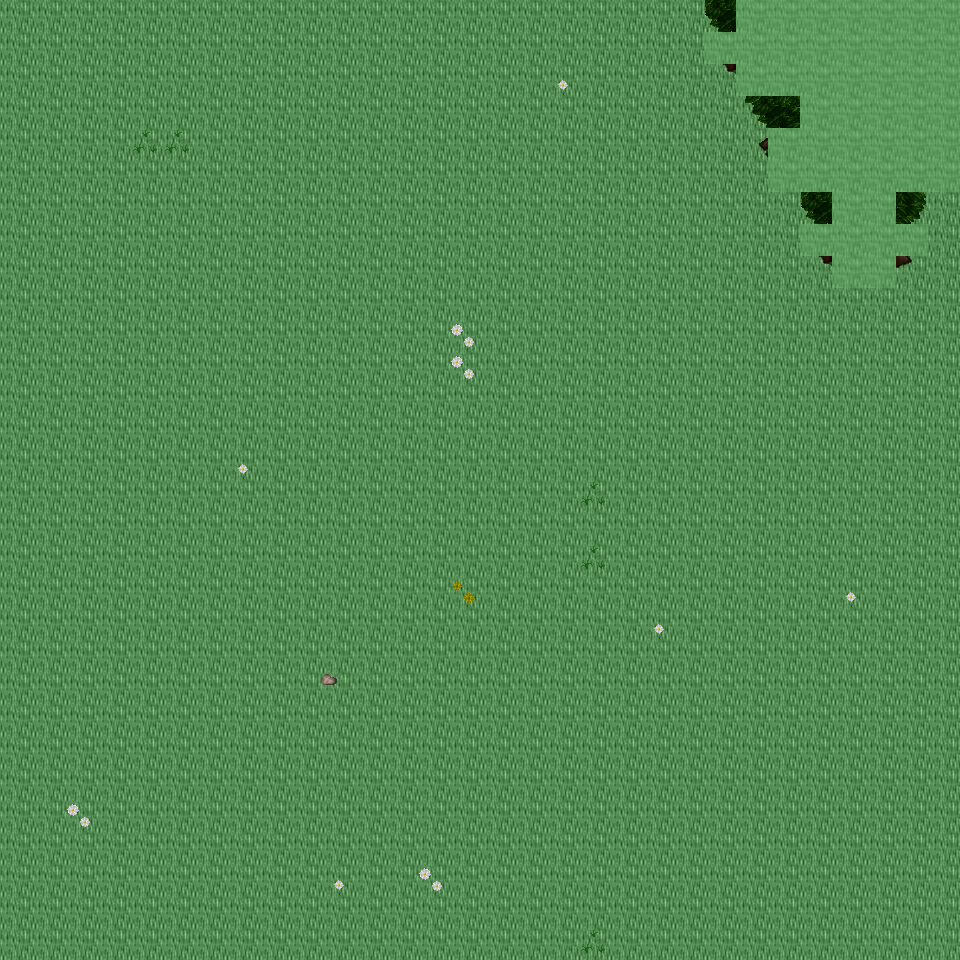

Tiled map render using the project's own tile images. Description and the map definition, with tile-layer contents summarised, below:
An orthogonal 30x30 tile map with 32x32 px tiles, 6 tile layers (Ground, Object, Object2, Above, ...), 35 tilesets and 3 objects (3x mapExit).

<map version="1.0" orientation="orthogonal" renderorder="right-down" width="30" height="30" tilewidth="32" tileheight="32" nextobjectid="4">
  <tileset firstgid="1" name="tileset_ground_ground" tilewidth="32" tileheight="32" tilecount="33" columns="3">
    <image source="../drawable/tileset_ground_ground.png" width="96" height="352" />
  </tileset>
  <tileset firstgid="34" name="tileset_ground_ice_ice" tilewidth="32" tileheight="32" tilecount="3" columns="3">
    <image source="../drawable/tileset_ground_ice_ice.png" width="96" height="32" />
  </tileset>
  <tileset firstgid="37" name="tileset_plant_flower_daisy_white" tilewidth="32" tileheight="32" tilecount="8" columns="2">
    <image source="../drawable/tileset_plant_flower_daisy_white.png" width="64" height="128" />
  </tileset>
  <tileset firstgid="45" name="tileset_ground_rock_pebbles" tilewidth="32" tileheight="32" tilecount="3" columns="1">
    <image source="../drawable/tileset_ground_rock_pebbles.png" width="32" height="96" />
  </tileset>
  <tileset firstgid="48" name="tileset_plant_grasses" tilewidth="32" tileheight="32" tilecount="6" columns="3">
    <image source="../drawable/tileset_plant_grasses.png" width="96" height="64" />
  </tileset>
  <tileset firstgid="54" name="tileset_plant_leaves" tilewidth="32" tileheight="32" tilecount="8" columns="4">
    <image source="../drawable/tileset_plant_leaves.png" width="128" height="64" />
  </tileset>
  <tileset firstgid="62" name="tileset_ground_grass_edges" tilewidth="32" tileheight="32" tilecount="36" columns="12">
    <image source="../drawable/tileset_ground_grass_edges.png" width="384" height="96" />
  </tileset>
  <tileset firstgid="98" name="tileset_plant_flower_daisy_yellow" tilewidth="32" tileheight="32" tilecount="8" columns="2">
    <image source="../drawable/tileset_plant_flower_daisy_yellow.png" width="64" height="128" />
  </tileset>
  <tileset firstgid="106" name="tileset_plant_bush_bushes" tilewidth="32" tileheight="32" tilecount="10" columns="5">
    <image source="../drawable/tileset_plant_bush_bushes.png" width="160" height="64" />
  </tileset>
  <tileset firstgid="116" name="tileset_plant_stump_stump_brown" tilewidth="32" tileheight="32" tilecount="4" columns="2">
    <image source="../drawable/tileset_plant_stump_stump_brown.png" width="64" height="64" />
  </tileset>
  <tileset firstgid="120" name="tileset_plant_stump_stump_green" tilewidth="32" tileheight="32" tilecount="4" columns="2">
    <image source="../drawable/tileset_plant_stump_stump_green.png" width="64" height="64" />
  </tileset>
  <tileset firstgid="124" name="tileset_item_pot_pot_golden" tilewidth="32" tileheight="32" tilecount="4" columns="4">
    <image source="../drawable/tileset_item_pot_pot_golden.png" width="128" height="32" />
  </tileset>
  <tileset firstgid="128" name="tileset_plant_tree_tree_darkgreen" tilewidth="32" tileheight="32" tilecount="88" columns="8">
    <image source="../drawable/tileset_plant_tree_tree_darkgreen.png" width="256" height="352" />
  </tileset>
  <tileset firstgid="216" name="tileset_plant_flower_daisy_blue" tilewidth="32" tileheight="32" tilecount="8" columns="2">
    <image source="../drawable/tileset_plant_flower_daisy_blue.png" width="64" height="128" />
  </tileset>
  <tileset firstgid="224" name="tileset_ground_water_water_bubbles" tilewidth="32" tileheight="32" tilecount="32" columns="8">
    <image source="../drawable/tileset_ground_water_water_bubbles.png" width="256" height="128" />
  </tileset>
  <tileset firstgid="256" name="tileset_ground_water_pool" tilewidth="32" tileheight="32" tilecount="72" columns="3">
    <image source="../drawable/tileset_ground_water_pool.png" width="96" height="768" />
  </tileset>
  <tileset firstgid="328" name="tileset_building_castle" tilewidth="32" tileheight="32" tilecount="320" columns="20">
    <image source="../drawable/tileset_building_castle.png" width="640" height="512" />
  </tileset>
  <tileset firstgid="648" name="tileset_ground_cobbled_paving" tilewidth="32" tileheight="32" tilecount="1" columns="1">
    <image source="../drawable/tileset_ground_cobbled_paving.png" width="32" height="32" />
  </tileset>
  <tileset firstgid="649" name="tileset_ground_grass_corners" tilewidth="32" tileheight="32" tilecount="24" columns="6">
    <image source="../drawable/tileset_ground_grass_corners.png" width="192" height="128" />
  </tileset>
  <tileset firstgid="673" name="tileset_building_fence_fence_chunky" tilewidth="32" tileheight="32" tilecount="21" columns="3">
    <image source="../drawable/tileset_building_fence_fence_chunky.png" width="96" height="224" />
  </tileset>
  <tileset firstgid="694" name="tileset_item_sign_large" tilewidth="32" tileheight="32" tilecount="15" columns="5">
    <image source="../drawable/tileset_item_sign_large.png" width="160" height="96" />
  </tileset>
  <tileset firstgid="709" name="tileset_building_decoration_fancy_gate" tilewidth="32" tileheight="32" tilecount="12" columns="3">
    <image source="../drawable/tileset_building_decoration_fancy_gate.png" width="96" height="128" />
  </tileset>
  <tileset firstgid="721" name="tileset_logic_creature_rodent" tilewidth="32" tileheight="32" tilecount="8" columns="8">
    <image source="../drawable/tileset_logic_creature_rodent.png" width="256" height="32" />
  </tileset>
  <tileset firstgid="729" name="tileset_logic_creature_animal" tilewidth="32" tileheight="32" tilecount="32" columns="8">
    <image source="../drawable/tileset_logic_creature_animal.png" width="256" height="128" />
  </tileset>
  <tileset firstgid="761" name="tileset_logic_item_mushroom" tilewidth="32" tileheight="32" tilecount="6" columns="6">
    <image source="../drawable/tileset_logic_item_mushroom.png" width="192" height="32" />
  </tileset>
  <tileset firstgid="767" name="tileset_logic_item_sheepfood" tilewidth="32" tileheight="32" tilecount="1" columns="1">
    <image source="../drawable/tileset_logic_item_sheepfood.png" width="32" height="32" />
  </tileset>
  <tileset firstgid="768" name="tileset_logic_collision" tilewidth="32" tileheight="32" tilecount="1" columns="1">
    <image source="../drawable/tileset_logic_collision.png" width="32" height="32" />
  </tileset>
  <tileset firstgid="769" name="tileset_logic_protection" tilewidth="32" tileheight="32" tilecount="2" columns="2">
    <image source="../drawable/tileset_logic_protection.png" width="64" height="32" />
  </tileset>
  <tileset firstgid="771" name="tileset_ground_green_paving" tilewidth="32" tileheight="32" tilecount="18" columns="3">
    <image source="../drawable/tileset_ground_green_paving.png" width="96" height="192" />
  </tileset>
  <tileset firstgid="789" name="tileset_item_hen_nest" tilewidth="32" tileheight="32" tilecount="1" columns="1">
    <image source="../drawable/tileset_item_hen_nest.png" width="32" height="32" />
  </tileset>
  <tileset firstgid="790" name="tileset_logic_item_dairy" tilewidth="32" tileheight="32" tilecount="1" columns="1">
    <image source="../drawable/tileset_logic_item_dairy.png" width="32" height="32" />
  </tileset>
  <tileset firstgid="791" name="tileset_light_door_light_ew" tilewidth="32" tileheight="32" tilecount="18" columns="6">
    <image source="../drawable/tileset_light_door_light_ew.png" width="192" height="96" />
  </tileset>
  <tileset firstgid="809" name="tileset_building_barnyard" tilewidth="32" tileheight="32" tilecount="200" columns="8">
    <image source="../drawable/tileset_building_barnyard.png" width="256" height="800" />
  </tileset>
  <tileset firstgid="1009" name="tileset_logic_creature_reptile" tilewidth="32" tileheight="32" tilecount="7" columns="7">
    <image source="../drawable/tileset_logic_creature_reptile.png" width="224" height="32" />
  </tileset>
  <tileset firstgid="1016" name="tileset_logic_creature_fowl" tilewidth="32" tileheight="32" tilecount="6" columns="6">
    <image source="../drawable/tileset_logic_creature_fowl.png" width="192" height="32" />
  </tileset>
  <layer name="Ground" width="30" height="30">
    <data>[900 cells, 900 non-empty, 1 distinct tile ids]</data>
  </layer>
  <layer name="Object" width="30" height="30">
    <data>[900 cells, 16 non-empty, 5 distinct tile ids]</data>
  </layer>
  <layer name="Object2" width="30" height="30">
    <data>[900 cells, 22 non-empty, 15 distinct tile ids]</data>
  </layer>
  <layer name="Above" width="30" height="30">
    <data>[900 cells, 43 non-empty, 30 distinct tile ids]</data>
  </layer>
  <layer name="Above2" width="30" height="30">
    <data>[900 cells, 0 non-empty, 0 distinct tile ids]</data>
  </layer>
  <layer name="Walkable" width="30" height="30">
    <data>[900 cells, 47 non-empty, 1 distinct tile ids]</data>
  </layer>
  <objectgroup name="MapEvents">
    <object id="1" name="north" type="mapExit" x="0" y="0" width="736" height="32">
      <properties>
        <property name="map" value="level_0_x102_y44" />
        <property name="x" value="0" />
        <property name="y" value="28" />
      </properties>
    </object>
    <object id="2" name="south" type="mapExit" x="0" y="928" width="960" height="32">
      <properties>
        <property name="map" value="level_0_x102_y46" />
        <property name="x" value="0" />
        <property name="y" value="1" />
      </properties>
    </object>
    <object id="3" name="east" type="mapExit" x="928" y="192" width="32" height="768">
      <properties>
        <property name="map" value="level_0_x103_y45" />
        <property name="x" value="1" />
        <property name="y" value="6" />
      </properties>
    </object>
  </objectgroup>
</map>
